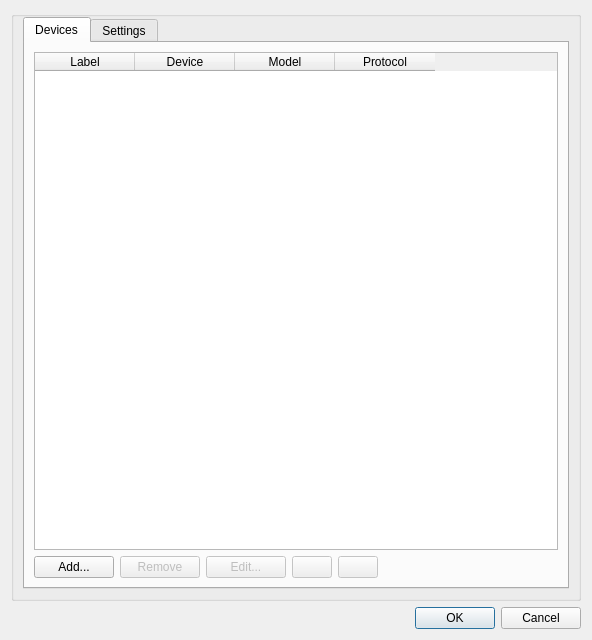
<?xml version="1.0" encoding="UTF-8"?>
<ui version="4.0">
 <class>RemoteControlSettingsDialog</class>
 <widget class="QDialog" name="RemoteControlSettingsDialog">
  <property name="geometry">
   <rect>
    <x>0</x>
    <y>0</y>
    <width>592</width>
    <height>640</height>
   </rect>
  </property>
  <property name="font">
   <font>
    <family>Liberation Sans</family>
    <pointsize>9</pointsize>
   </font>
  </property>
  <property name="windowTitle">
   <string>Remote Control Settings</string>
  </property>
  <layout class="QVBoxLayout" name="verticalLayout">
   <item>
    <widget class="QGroupBox" name="groupBox">
     <layout class="QVBoxLayout" name="verticalLayout_2">
      <property name="topMargin">
       <number>0</number>
      </property>
      <item>
       <layout class="QHBoxLayout" name="horizontalLayout">
        <item>
         <widget class="QTabWidget" name="tabWidget">
          <property name="currentIndex">
           <number>0</number>
          </property>
          <widget class="QWidget" name="devicesTab">
           <attribute name="title">
            <string>Devices</string>
           </attribute>
           <layout class="QVBoxLayout" name="verticalLayout_3">
            <item>
             <widget class="QTableWidget" name="devices">
              <property name="selectionMode">
               <enum>QAbstractItemView::SingleSelection</enum>
              </property>
              <property name="selectionBehavior">
               <enum>QAbstractItemView::SelectRows</enum>
              </property>
              <column>
               <property name="text">
                <string>Label</string>
               </property>
               <property name="toolTip">
                <string>Label used for the device in the GUI</string>
               </property>
              </column>
              <column>
               <property name="text">
                <string>Device</string>
               </property>
               <property name="toolTip">
                <string>Device name</string>
               </property>
              </column>
              <column>
               <property name="text">
                <string>Model</string>
               </property>
               <property name="toolTip">
                <string>Device model</string>
               </property>
              </column>
              <column>
               <property name="text">
                <string>Protocol</string>
               </property>
               <property name="toolTip">
                <string>Protocol used to communicate with the device</string>
               </property>
              </column>
             </widget>
            </item>
            <item>
             <layout class="QHBoxLayout" name="horizontalLayout_2">
              <item>
               <widget class="QPushButton" name="add">
                <property name="text">
                 <string>Add...</string>
                </property>
               </widget>
              </item>
              <item>
               <widget class="QPushButton" name="remove">
                <property name="enabled">
                 <bool>false</bool>
                </property>
                <property name="text">
                 <string>Remove</string>
                </property>
               </widget>
              </item>
              <item>
               <widget class="QPushButton" name="edit">
                <property name="enabled">
                 <bool>false</bool>
                </property>
                <property name="text">
                 <string>Edit...</string>
                </property>
               </widget>
              </item>
              <item>
               <widget class="QPushButton" name="deviceUp">
                <property name="enabled">
                 <bool>false</bool>
                </property>
                <property name="toolTip">
                 <string>Move up</string>
                </property>
                <property name="text">
                 <string/>
                </property>
                <property name="icon">
                 <iconset resource="../../../sdrgui/resources/res.qrc">
                  <normaloff>:/arrow_up.png</normaloff>:/arrow_up.png</iconset>
                </property>
               </widget>
              </item>
              <item>
               <widget class="QPushButton" name="deviceDown">
                <property name="enabled">
                 <bool>false</bool>
                </property>
                <property name="toolTip">
                 <string>Move down</string>
                </property>
                <property name="text">
                 <string/>
                </property>
                <property name="icon">
                 <iconset resource="../../../sdrgui/resources/res.qrc">
                  <normaloff>:/arrow_down.png</normaloff>:/arrow_down.png</iconset>
                </property>
               </widget>
              </item>
              <item>
               <spacer name="horizontalSpacer">
                <property name="orientation">
                 <enum>Qt::Horizontal</enum>
                </property>
                <property name="sizeHint" stdset="0">
                 <size>
                  <width>40</width>
                  <height>20</height>
                 </size>
                </property>
               </spacer>
              </item>
             </layout>
            </item>
           </layout>
          </widget>
          <widget class="QWidget" name="settingsTab">
           <attribute name="title">
            <string>Settings</string>
           </attribute>
           <layout class="QVBoxLayout" name="verticalLayout_4">
            <item>
             <widget class="QGroupBox" name="tpLinkGroup">
              <property name="title">
               <string>TP-Link</string>
              </property>
              <layout class="QFormLayout" name="formLayout">
               <item row="0" column="0">
                <widget class="QLabel" name="tpLinkUsernameLabel">
                 <property name="minimumSize">
                  <size>
                   <width>100</width>
                   <height>0</height>
                  </size>
                 </property>
                 <property name="text">
                  <string>Username</string>
                 </property>
                </widget>
               </item>
               <item row="0" column="1">
                <widget class="QLineEdit" name="tpLinkUsername">
                 <property name="toolTip">
                  <string>Username. Typically your email address</string>
                 </property>
                </widget>
               </item>
               <item row="1" column="0">
                <widget class="QLabel" name="tpLinkPasswordLabel">
                 <property name="text">
                  <string>Password</string>
                 </property>
                </widget>
               </item>
               <item row="1" column="1">
                <widget class="QLineEdit" name="tpLinkPassword">
                 <property name="toolTip">
                  <string>Password</string>
                 </property>
                 <property name="echoMode">
                  <enum>QLineEdit::PasswordEchoOnEdit</enum>
                 </property>
                </widget>
               </item>
              </layout>
             </widget>
            </item>
            <item>
             <widget class="QGroupBox" name="homeAssistantGroup">
              <property name="title">
               <string>Home Assistant</string>
              </property>
              <layout class="QFormLayout" name="formLayout_2">
               <item row="0" column="0">
                <widget class="QLabel" name="homeAssistantTokenLabel">
                 <property name="minimumSize">
                  <size>
                   <width>100</width>
                   <height>0</height>
                  </size>
                 </property>
                 <property name="text">
                  <string>Access Token</string>
                 </property>
                </widget>
               </item>
               <item row="1" column="0">
                <widget class="QLabel" name="homeAssistantHostLabel">
                 <property name="text">
                  <string>Host</string>
                 </property>
                </widget>
               </item>
               <item row="0" column="1">
                <widget class="QLineEdit" name="homeAssistantToken">
                 <property name="toolTip">
                  <string>API access token. Can be generated on your profile page: http://homeassistant.local:8123/profile</string>
                 </property>
                </widget>
               </item>
               <item row="1" column="1">
                <widget class="QLineEdit" name="homeAssistantHost">
                 <property name="toolTip">
                  <string>Hostname of computer running Home Assistant. Typically http://homeassistant.local:8123/profile</string>
                 </property>
                </widget>
               </item>
              </layout>
             </widget>
            </item>
            <item>
             <widget class="QGroupBox" name="visaGroup">
              <property name="title">
               <string>VISA</string>
              </property>
              <layout class="QFormLayout" name="formLayout_5">
               <item row="0" column="0">
                <widget class="QLabel" name="visaResourceFilterLabel">
                 <property name="minimumSize">
                  <size>
                   <width>100</width>
                   <height>0</height>
                  </size>
                 </property>
                 <property name="text">
                  <string>Resource filter</string>
                 </property>
                </widget>
               </item>
               <item row="1" column="0">
                <widget class="QLabel" name="visaLogIOLabel">
                 <property name="text">
                  <string>Log IO</string>
                 </property>
                </widget>
               </item>
               <item row="0" column="1">
                <widget class="QLineEdit" name="visaResourceFilter">
                 <property name="toolTip">
                  <string>Regular expression of VISA resources not to connect to</string>
                 </property>
                </widget>
               </item>
               <item row="1" column="1">
                <widget class="QCheckBox" name="visaLogIO">
                 <property name="toolTip">
                  <string>When checked, VISA input and output is written to SDRangel log</string>
                 </property>
                 <property name="text">
                  <string/>
                 </property>
                </widget>
               </item>
              </layout>
             </widget>
            </item>
            <item>
             <widget class="QGroupBox" name="deviceGroup">
              <property name="title">
               <string>Devices</string>
              </property>
              <layout class="QFormLayout" name="formLayout_4">
               <item row="0" column="0">
                <widget class="QLabel" name="updatePeriodLabel">
                 <property name="minimumSize">
                  <size>
                   <width>100</width>
                   <height>0</height>
                  </size>
                 </property>
                 <property name="text">
                  <string>Update period (s)</string>
                 </property>
                </widget>
               </item>
               <item row="0" column="1">
                <widget class="QDoubleSpinBox" name="updatePeriod">
                 <property name="toolTip">
                  <string>Period in seconds between requests to update device state</string>
                 </property>
                 <property name="minimum">
                  <double>0.010000000000000</double>
                 </property>
                 <property name="maximum">
                  <double>1000000.000000000000000</double>
                 </property>
                 <property name="value">
                  <double>1.000000000000000</double>
                 </property>
                </widget>
               </item>
              </layout>
             </widget>
            </item>
            <item>
             <widget class="QGroupBox" name="chartsGroup">
              <property name="title">
               <string>Charts</string>
              </property>
              <layout class="QFormLayout" name="formLayout_3">
               <item row="0" column="0">
                <widget class="QLabel" name="chartVerticalPolicyLabel">
                 <property name="minimumSize">
                  <size>
                   <width>100</width>
                   <height>0</height>
                  </size>
                 </property>
                 <property name="text">
                  <string>Height</string>
                 </property>
                </widget>
               </item>
               <item row="0" column="1">
                <widget class="QComboBox" name="chartVerticalPolicy">
                 <item>
                  <property name="text">
                   <string>Expanding</string>
                  </property>
                 </item>
                 <item>
                  <property name="text">
                   <string>Fixed</string>
                  </property>
                 </item>
                </widget>
               </item>
               <item row="1" column="0">
                <widget class="QLabel" name="chartHeightLabel">
                 <property name="enabled">
                  <bool>false</bool>
                 </property>
                 <property name="text">
                  <string>Height (pixels)</string>
                 </property>
                </widget>
               </item>
               <item row="1" column="1">
                <widget class="QSpinBox" name="chartHeight">
                 <property name="enabled">
                  <bool>false</bool>
                 </property>
                 <property name="minimum">
                  <number>50</number>
                 </property>
                 <property name="maximum">
                  <number>2000</number>
                 </property>
                 <property name="value">
                  <number>130</number>
                 </property>
                </widget>
               </item>
              </layout>
             </widget>
            </item>
            <item>
             <spacer name="verticalSpacer">
              <property name="orientation">
               <enum>Qt::Vertical</enum>
              </property>
              <property name="sizeHint" stdset="0">
               <size>
                <width>20</width>
                <height>40</height>
               </size>
              </property>
             </spacer>
            </item>
           </layout>
          </widget>
         </widget>
        </item>
       </layout>
      </item>
     </layout>
    </widget>
   </item>
   <item>
    <widget class="QDialogButtonBox" name="buttonBox">
     <property name="orientation">
      <enum>Qt::Horizontal</enum>
     </property>
     <property name="standardButtons">
      <set>QDialogButtonBox::Cancel|QDialogButtonBox::Ok</set>
     </property>
    </widget>
   </item>
  </layout>
 </widget>
 <resources>
  <include location="../../../sdrgui/resources/res.qrc"/>
 </resources>
 <connections>
  <connection>
   <sender>buttonBox</sender>
   <signal>rejected()</signal>
   <receiver>RemoteControlSettingsDialog</receiver>
   <slot>reject()</slot>
   <hints>
    <hint type="sourcelabel">
     <x>295</x>
     <y>619</y>
    </hint>
    <hint type="destinationlabel">
     <x>295</x>
     <y>319</y>
    </hint>
   </hints>
  </connection>
  <connection>
   <sender>buttonBox</sender>
   <signal>accepted()</signal>
   <receiver>RemoteControlSettingsDialog</receiver>
   <slot>accept()</slot>
   <hints>
    <hint type="sourcelabel">
     <x>295</x>
     <y>619</y>
    </hint>
    <hint type="destinationlabel">
     <x>295</x>
     <y>319</y>
    </hint>
   </hints>
  </connection>
 </connections>
</ui>
